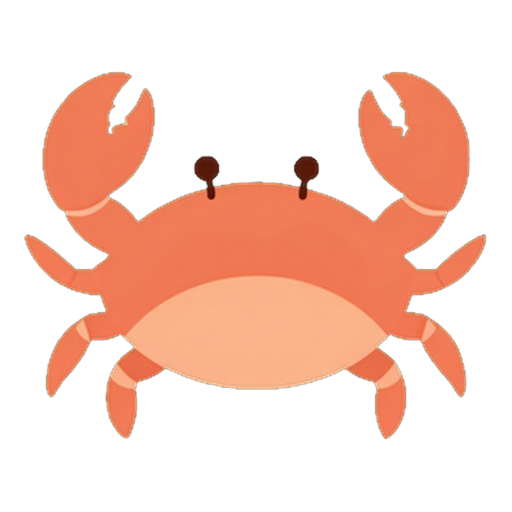
#> input picture crab-source.png, 1024 x 1024 px (shown at 1/2 size)
$ python -i fit_icon.py   (imports and definitions only)
#> lines starting #> are read from the running program, lines starting #| are printed output that depends on the picture
"""Crop a transparent PNG to its content bbox and re-pad to a centered
square canvas with a small fixed margin.

Usage: python fit_icon.py <input.png> <output.png> [margin_pct]

margin_pct defaults to 0.06 (6% padding around content).
"""
from __future__ import annotations

import sys
from pathlib import Path

from PIL import Image


def fit(src: Path, dst: Path, margin_pct: float = 0.06, target: int = 1024) -> None:
#> called with src = '../crab-source.png', dst = 'out.png', margin_pct = 0.06, target = 1024
    img = Image.open(src).convert("RGBA")
#> img is the input picture: PIL image 1024x1024 RGBA; mean R, G, B, A 82.5, 46.8, 33.7, 87.2
    bbox = img.getbbox()
#> bbox = (47, 142, 975, 880)
    if bbox is None:
        raise RuntimeError("source image is fully transparent")
    content = img.crop(bbox)
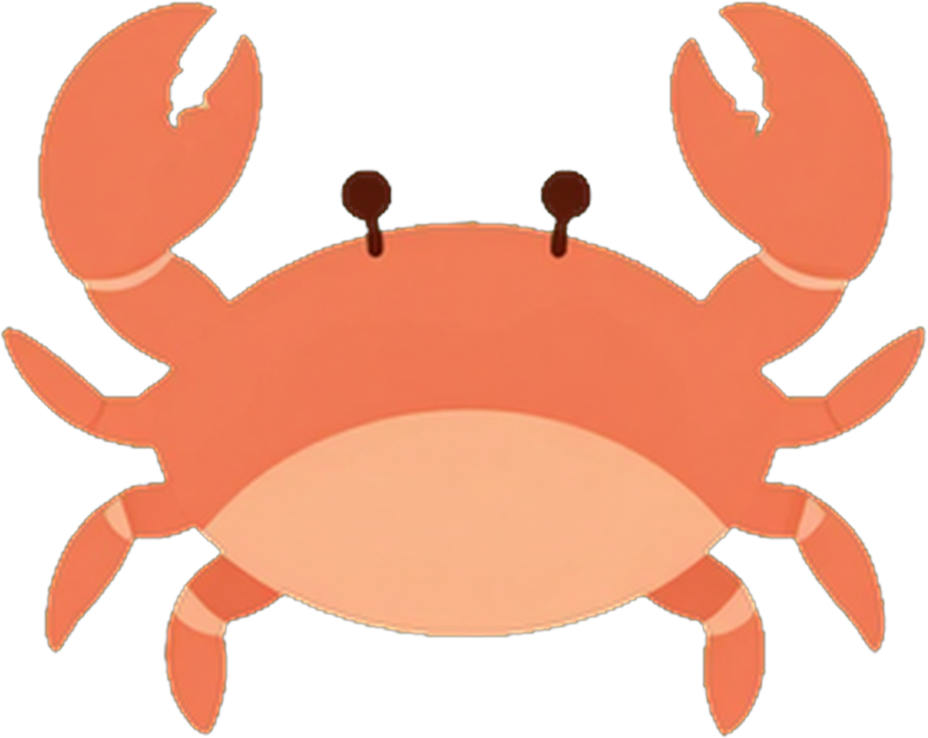
#> content: PIL image 928x738 RGBA; mean R, G, B, A 126.3, 71.6, 51.5, 133.5; transparent parts drawn white
    cw, ch = content.size
#> cw = 928; ch = 738
    side = max(cw, ch)
#> side = 928
    canvas_inner = side  # content fits in this square
#> canvas_inner = 928
    # Add margin: final canvas = canvas_inner / (1 - 2*margin_pct)
    final = int(round(canvas_inner / (1.0 - 2.0 * margin_pct)))
#> final = 1055
    canvas = Image.new("RGBA", (final, final), (0, 0, 0, 0))
#> canvas: PIL image 1055x1055 RGBA; every value is 0
    ox = (final - cw) // 2
#> ox = 63
    oy = (final - ch) // 2
#> oy = 158
    canvas.paste(content, (ox, oy), content)
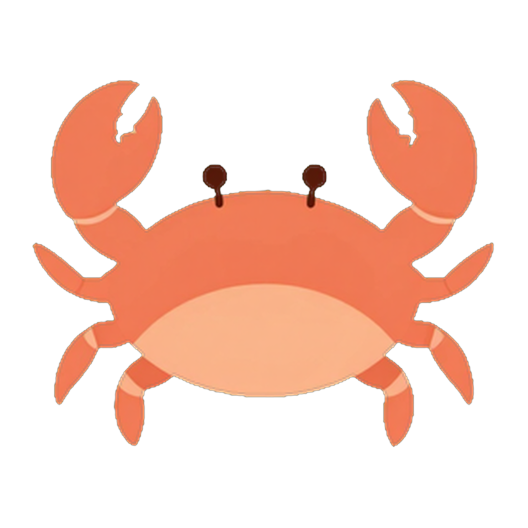
#> canvas: PIL image 1055x1055 RGBA (shown at 1/2 size); mean R, G, B, A 76.5, 43.2, 31.2, 81.1; transparent parts drawn white
    # Resample to target square
    canvas = canvas.resize((target, target), Image.LANCZOS)
#> canvas: PIL image 1024x1024 RGBA
#> (the run stopped early here; a loop or call above may not have finished)
